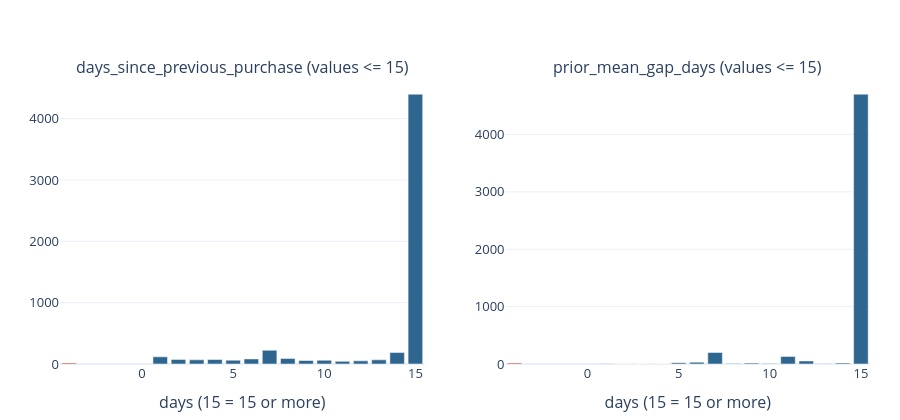

The code cell stored with this chart in its notebook:
### Markdown cell above
### 3.4 Negative day counts

### Code cell
gap_cols = ["days_since_previous_purchase", "prior_mean_gap_days"]
fig = make_subplots(rows=1, cols=2, subplot_titles=[f"{col} (values <= 15)" for col in gap_cols])
for i, col in enumerate(gap_cols, start=1):
    counts = df[col].clip(upper=15).round().value_counts().sort_index()
    fig.add_bar(x=counts.index, y=counts.values, marker_color=[RED if v < 0 else BLUE for v in counts.index],
                showlegend=False, hovertemplate="%{x} days: %{y} rows<extra></extra>", row=1, col=i)
    fig.update_xaxes(title_text="days (15 = 15 or more)", row=1, col=i)
fig.update_layout(height=420)
fig.show()

for col in gap_cols:
    print(col, "negative values:", df.loc[df[col] < 0, col].value_counts().to_dict())

### Figure 1 — Plotly figure (JSON) as saved in the notebook; plotly's stock layout.template omitted (floating-point values rounded to 4 significant figures)
{"data": [{"hovertemplate": "%{x} days: %{y} rows<extra></extra>", "marker": {"color": ["#c0392b", "#2f6690", "#2f6690", "#2f6690", "#2f6690", "#2f6690", "#2f6690", "#2f6690", "#2f6690", "#2f6690", "#2f6690", "#2f6690", "#2f6690", "#2f6690", "#2f6690", "#2f6690"]}, "showlegend": false, "type": "bar", "x": [-4.0, 1.0, 2.0, 3.0, 4.0, 5.0, 6.0, 7.0, 8.0, 9.0, 10.0, 11.0, 12.0, 13.0, 14.0, 15.0], "xaxis": "x", "y": [16, 117, 75, 68, 73, 62, 83, 224, 90, 57, 61, 43, 51, 68, 187, 4398], "yaxis": "y"}, {"hovertemplate": "%{x} days: %{y} rows<extra></extra>", "marker": {"color": ["#c0392b", "#2f6690", "#2f6690", "#2f6690", "#2f6690", "#2f6690", "#2f6690", "#2f6690", "#2f6690", "#2f6690", "#2f6690", "#2f6690", "#2f6690", "#2f6690", "#2f6690", "#2f6690"]}, "showlegend": false, "type": "bar", "x": [-4.0, 1.0, 2.0, 3.0, 4.0, 5.0, 6.0, 7.0, 8.0, 9.0, 10.0, 11.0, 12.0, 13.0, 14.0, 15.0], "xaxis": "x2", "y": [16, 5, 1, 1, 1, 23, 32, 202, 10, 16, 10, 132, 53, 5, 18, 4701], "yaxis": "y2"}], "layout": {"annotations": [{"font": {"size": 16}, "showarrow": false, "text": "days_since_previous_purchase (values <= 15)", "x": 0.225, "xanchor": "center", "xref": "paper", "y": 1, "yanchor": "bottom", "yref": "paper"}, {"font": {"size": 16}, "showarrow": false, "text": "prior_mean_gap_days (values <= 15)", "x": 0.775, "xanchor": "center", "xref": "paper", "y": 1, "yanchor": "bottom", "yref": "paper"}], "height": 420, "xaxis": {"anchor": "y", "domain": [0, 0.45], "title": {"text": "days (15 = 15 or more)"}}, "xaxis2": {"anchor": "y2", "domain": [0.55, 1], "title": {"text": "days (15 = 15 or more)"}}, "yaxis": {"anchor": "x", "domain": [0, 1]}, "yaxis2": {"anchor": "x2", "domain": [0, 1]}}}
